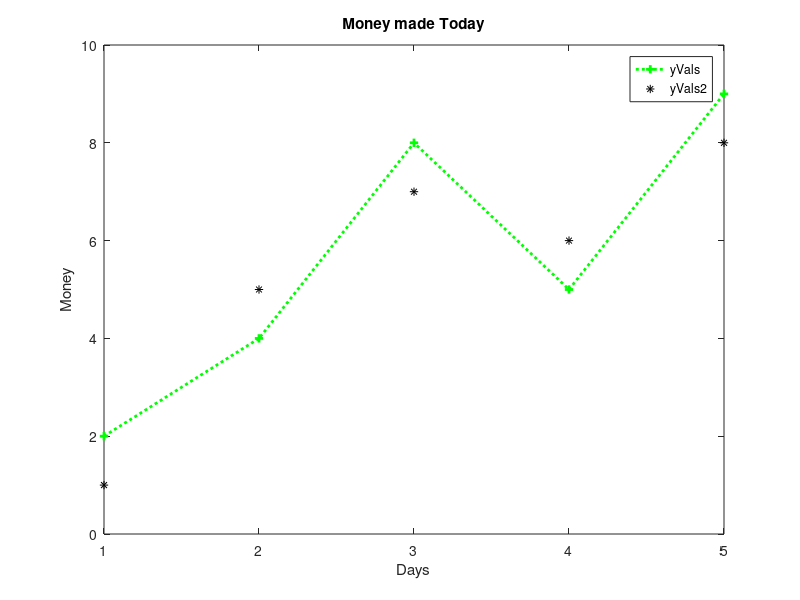
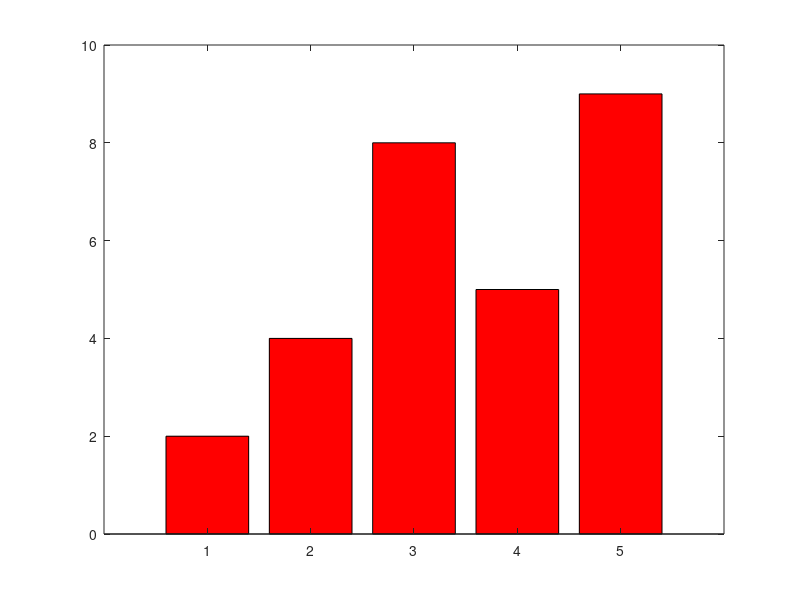

The MATLAB source for these figures, in order:

format compact

xVals = 1:5
yVals = [2 4 8 5 9]
yVals2 = [1 5 7 6 8]

figure(1)
plot(xVals, yVals, 'g+:', 'LineWidth', 2)
hold on
plot(xVals, yVals2, 'k*')
legend('yVals', 'yVals2')

xlabel('Days')
ylabel('Money')
title('Money made Today')
figure(2)
bar(xVals, yVals, 'r')
